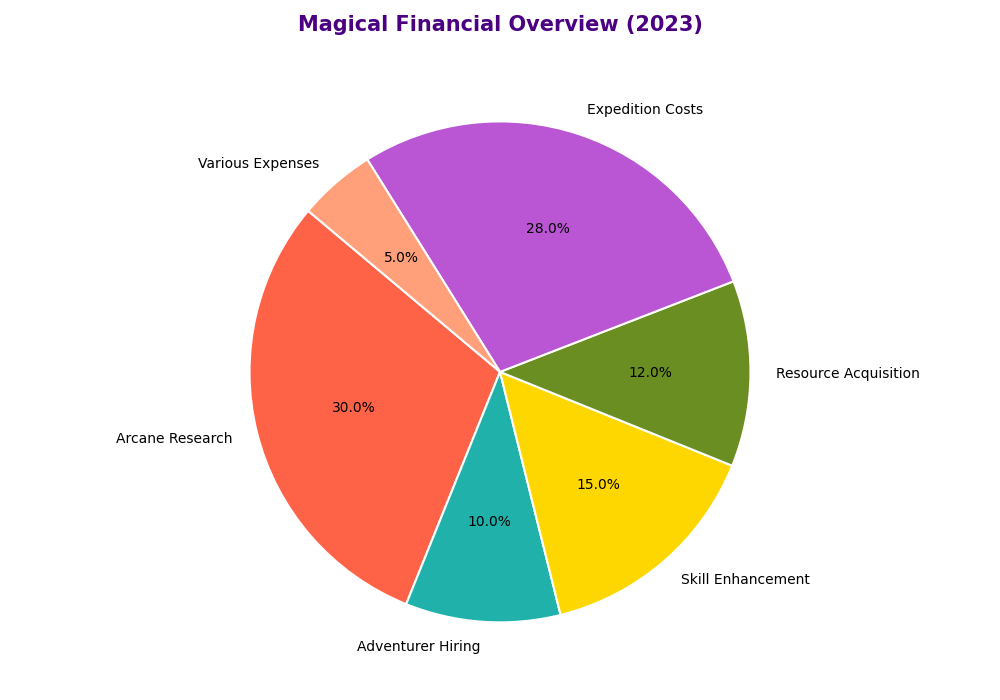

Generate this figure with Python:
import matplotlib.pyplot as plt

categories = ['Arcane Research', 'Adventurer Hiring', 'Skill Enhancement', 'Resource Acquisition', 'Expedition Costs', 'Various Expenses']
budgets = [30, 10, 15, 12, 28, 5]
colors = ['#ff6347', '#20b2aa', '#ffd700', '#6b8e23', '#ba55d3', '#ffa07a']

fig, ax = plt.subplots(figsize=(10, 7))

ax.pie(
    budgets,
    labels=categories,
    colors=colors,
    autopct='%1.1f%%',
    startangle=140,
    wedgeprops=dict(edgecolor='w', linewidth=1.5)
)

ax.set_title("Magical Financial Overview (2023)", fontsize=15, fontweight='bold', pad=20, color='#4b0082')

plt.tight_layout()
plt.show()
